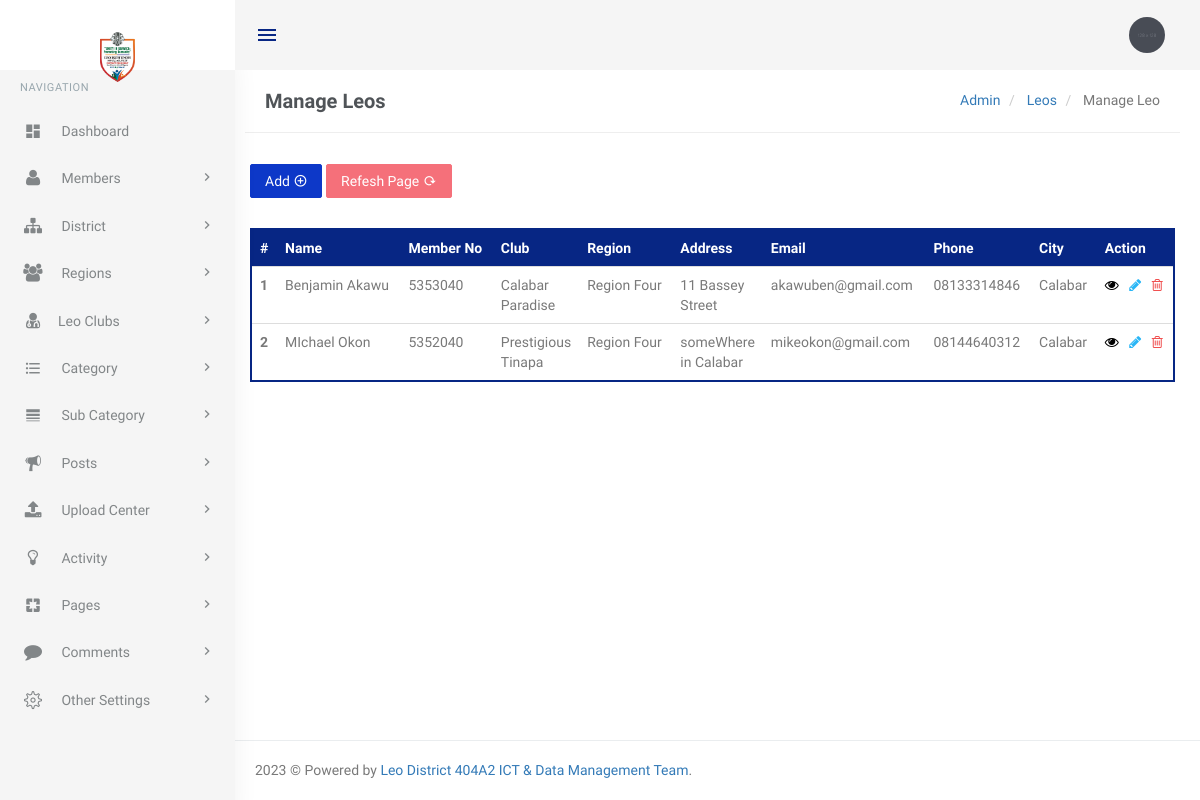
Screenshot of /app/manage-members?page=active (signed in) with the database file from the repository.
### tables this page shows
CREATE TABLE `tblmembers` (
  `memberID` int(11) NOT NULL,
  `clubID` int(11) DEFAULT NULL,
  `regionID` int(11) DEFAULT NULL,
  `membershipNo` varchar(10) NOT NULL,
  `firstName` varchar(50) NOT NULL,
  `lastName` varchar(60) NOT NULL,
  `middleName` varchar(60) DEFAULT NULL,
  `memberEmail` varchar(60) NOT NULL,
  `gender` varchar(8) NOT NULL,
  `phone1` varchar(12) NOT NULL,
  `phone2` varchar(12) DEFAULT NULL,
  `address` varchar(100) DEFAULT NULL,
  `maritalStatus` varchar(30) NOT NULL,
  `occupation` varchar(40) NOT NULL,
  `city` varchar(30) DEFAULT NULL,
  `state` int(11) DEFAULT NULL,
  `stateOfOrigin` int(11) NOT NULL,
  `lgaOfOrigin` int(11) NOT NULL,
  `memberSince` varchar(5) NOT NULL,
  `dob` date NOT NULL,
  `memberPhoto` varchar(255) NOT NULL,
  `dateUpdated` datetime DEFAULT current_timestamp(),
  `updatedBy` int(11) DEFAULT NULL,
  `isActive` int(1) NOT NULL DEFAULT 1
);

CREATE TABLE `tblclubs` (
  `clubID` int(11) NOT NULL,
  `regionID` int(11) NOT NULL,
  `clubName` varchar(60) NOT NULL,
  `indexNo` varchar(10) DEFAULT NULL,
  `SponsorLions` varchar(60) NOT NULL,
  `dateUpdated` datetime DEFAULT current_timestamp(),
  `updatedBy` int(11) DEFAULT NULL,
  `isActive` int(1) NOT NULL DEFAULT 1
);

CREATE TABLE `tblregion` (
  `regionID` int(11) NOT NULL,
  `region` varchar(20) NOT NULL,
  `dateUpdated` timestamp NOT NULL DEFAULT current_timestamp(),
  `updatedBy` int(11) NOT NULL,
  `isActive` int(1) NOT NULL DEFAULT 1
);

### app/manage-members.php (the view, shortened to what this page needs)
<?php
include('includes/config.php');
if (strlen($_SESSION['login']) == 0) {
    header('location:index');
} else {
    $page = $_GET['page'];
?>
<?php include('includes/pages-head.php'); ?>
    <body class="fixed-left">
        <div id="wrapper">
            <?php include('includes/topheader.php'); ?>
            <?php include('includes/leftsidebar.php'); ?>
            <div class="content-page">
                <div class="content">
                    <div class="container">
                        <div class="row">
                            <div class="col-xs-12">
                                <div class="page-title-box">
                                    <h4 class="page-title">Manage Leos</h4>
                                    <ol class="breadcrumb p-0 m-0">
                                        <li>
                                            <a href="#">Admin</a>
                                        </li>
                                        <li>
                                            <a href="#">Leos </a>
                                        </li>
                                        <li class="active">
                                            Manage Leo
                                        </li>
                                    </ol>
                                    <div class="clearfix"></div>
                                </div>
                            </div>
                        </div>
                        <?php
                            if ($page == 'active' || !$page) {?>
                        <div class="row">
                            <div class="col-sm-6">
                            </div>
                            <div class="row">
                                <div class="col-md-12">
                                    <div class="demo-box m-t-20">
                                        <div class="m-b-30">
                                            <a href="add-member.php">
                                                <button id="addToTable" class="btn btn-success waves-effect waves-light">Add <i class="mdi mdi-plus-circle-outline"></i></button>
                                            </a>
                                            <a href="<?php if ($page != '') {?>manage-members?page=<?php echo $page; ?>
                                            <?php } else{?>manage-members<?php } ?>">
                                                <button class="btn btn-danger waves-effect waves-light">Refesh Page <i class="mdi mdi-reload"></i></button>
                                            </a>
                                        </div>
                                        <div class="table-responsive table-wrapper-scroll-y custom-table-scrollbar">
                                            <table class="table m-0 table-colored-bordered table-bordered-primary"  id="table_filter">
                                                <thead>
                                                    <tr>
                                                        <th>#</th>
                                                        <th> Name</th>
                                                        <th> Member No</th>
                                                        <th> Club</th>
                                                        <th> Region</th>
                                                        <th>Address</th>
                                                        <th>Email</th>
                                                        <th> Phone</th>
                                                        <th>City</th>
                                                        <th>Action</th>
                                                    </tr>
                                                </thead>
                                                <tbody>
                                                    <?php
                                                    $sql = "Select * from  tblmembers m
                                                    JOIN tblclubs c ON c.clubID = m.clubID INNER JOIN tblregion r ON r.regionID = c.regionID where m.isActive = 1";
                                                    $query = mysqli_query($con, $sql);
                                                    $cnt = 1;
                                                    $rowcount = mysqli_num_rows($query);
                                                    if ($rowcount == 0) {
                                                    ?>
                                                        <tr>
                                                            <td colspan="7" align="center">
                                                                <h3 style="color:red">No record found</h3>
                                                            </td>
                                                        <tr>
                                                            <?php
                                                        } else {
                                                            while ($row = mysqli_fetch_array($query)) {
                                                            ?>
                                                        <tr>
                                                            <th scope="row"><?php echo htmlentities($cnt); ?></th>
                                                            <td><?php echo htmlentities($row['firstName'].' '. $row['lastName']); ?></td>
                                                            <td><?php echo htmlentities($row['membershipNo']); ?></td>
                                                            <td width="40"><?php echo htmlentities($row['clubName']); ?></td>
                                                            <td>Region  <?php echo htmlentities($row['region']); ?></td>
                                                            <td width="40"><?php echo htmlentities($row['address']); ?></td>
                                                            <td ><?php echo htmlentities($row['memberEmail']); ?></td>
                                                            <td><?php echo htmlentities($row['phone1']); ?></td>
                                                            <td><?php echo htmlentities($row['city']); ?></td>
                                                            <td><a href="details?leo=<?php echo htmlentities($row['firstName'].''.$row['lastName']); ?>&&lid=<?php echo htmlentities($row['memberID']); ?>"><i class="fa fa-eye" style="color: #000;" title="View Member Profile"></i></a>
                                                                &nbsp; <a href="add-member?editLeo=<?php echo htmlentities($row['firstName'].''.$row['lastName']); ?>&&lid=<?php echo htmlentities($row['memberID']); ?>"><i class="fa fa-pencil" style="color: #29b6f6;" title="Edit this Member details"></i></a>
                                                                &nbsp;<a href="manage-members?leo=<?php echo htmlentities($row['firstName'].''.$row['lastName']); ?>&&lid=<?php echo htmlentities($row['memberID']); ?>&&action=del" onclick="return confirm('Do you really want to delete ?')"> <i class="fa fa-trash-o" style="color: #f05050" title="Are you sure you want to delete?"></i></a> </td>
                                                        </tr>
                                                <?php
                                                                $cnt++;
                                                            }
                                                        } ?>
                                                </tbody>
                                            </table>
                                        </div>
                                    </div>
                                </div>
                            </div>
                            <?php  } ?>
                        </div>
                    </div>
                    <?php include('includes/footer.php'); ?>
    </body>
    </html>
<?php } ?>

### app/assets/css/core.css (style rules this page uses)
body { font-family: 'Varela Round', sans-serif; margin: 0; padding-bottom: 60px; overflow-x: hidden; color: #797979; }
html { position: relative; min-height: 100%; }
.h1, .h2, .h3, .h4, .h5, .h6, h1, h2, h3, h4, h5, h6 { color: #505458; font-family: 'varela round', sans-serif; margin: 10px 0; }
* { outline: none !important; }
.container { width: auto; }
#wrapper { height: 100%; overflow: hidden; width: 100%; }
.p-0 { padding: 0 !important; }
.m-0 { margin: 0 !important; }
.m-t-20 { margin-top: 20px !important; }
.m-b-30 { margin-bottom: 30px !important; }
.row { margin-right: -10px; margin-left: -10px; }
.col-lg-1, .col-lg-10, .col-lg-11, .col-lg-12, .col-lg-2, .col-lg-3, .col-lg-4, .col-lg-5, .col-lg-6, .col-lg-7, .col-lg-8, .col-lg-9, .col-md-1, .col-md-10, .col-md-11, .col-md-12, .col-md-2, .col-md-3, .col-md-4, .col-md-5, .col-md-6, .col-md-7, .col-md-8, .col-md-9, .col-sm-1, .col-sm-10, .col-sm-11, .col-sm-12, .col-sm-2, .col-sm-3, .col-sm-4, .col-sm-5, .col-sm-6, .col-sm-7, .col-sm-8, .col-sm-9, .col-xs-1, .col-xs-10, .col-xs-11, .col-xs-12, .col-xs-2, .col-xs-3, .col-xs-4, .col-xs-5, .col-xs-6, .col-xs-7, .col-xs-8, .col-xs-9 { padding-left: 10px; padding-right: 10px; }
.breadcrumb { background-color: transparent; margin-bottom: 15px; padding-top: 10px; padding-left: 0; }
.waves-effect { position: relative; cursor: pointer; display: inline-block; overflow: hidden; -webkit-user-select: none; -moz-user-select: none; -ms-user-select: none; user-select: none; -webkit-tap-highlight-color: transparent; vertical-align: middle; z-index: 1; will-change: opacity, transform; -webkit-transition: all 0.3s ease-out; -moz-transition: all 0.3s ease-out; -o-transition: all 0.3s ease-out; -ms-transition: all 0.3s ease-out; transition: all 0.3s ease-out; }
.demo-box { padding: 10px 15px; }

### app/assets/css/menu.css (style rules this page uses)
.content-page { margin-left: 225px; overflow: hidden; }
.content-page .content { padding: 0 5px 10px 5px; margin-top: 70px; }
.page-title { font-size: 20px; margin-bottom: 0; margin-top: 0; font-weight: 600; }
.page-title-box { padding: 20px; border-bottom: 1px solid #eee; }
.page-title-box .page-title { margin-bottom: 0; float: left; }
.page-title-box .breadcrumb { float: right; background-color: transparent !important; }

### rows the page displays
tblmembers: firstName+lastName "Benjamin Akawu", membershipNo "5353040", clubID.clubName "Calabar Paradise", regionID.region "Four", address "11 Bassey Street", memberEmail "akawuben@gmail.com", phone1 "08133314846", city "Calabar"
tblmembers: firstName+lastName "MIchael Okon", membershipNo "5352040", clubID.clubName "Prestigious Tinapa", regionID.region "Four", address "someWhere in Calabar", memberEmail "mikeokon@gmail.com", phone1 "08144640312", city "Calabar"
